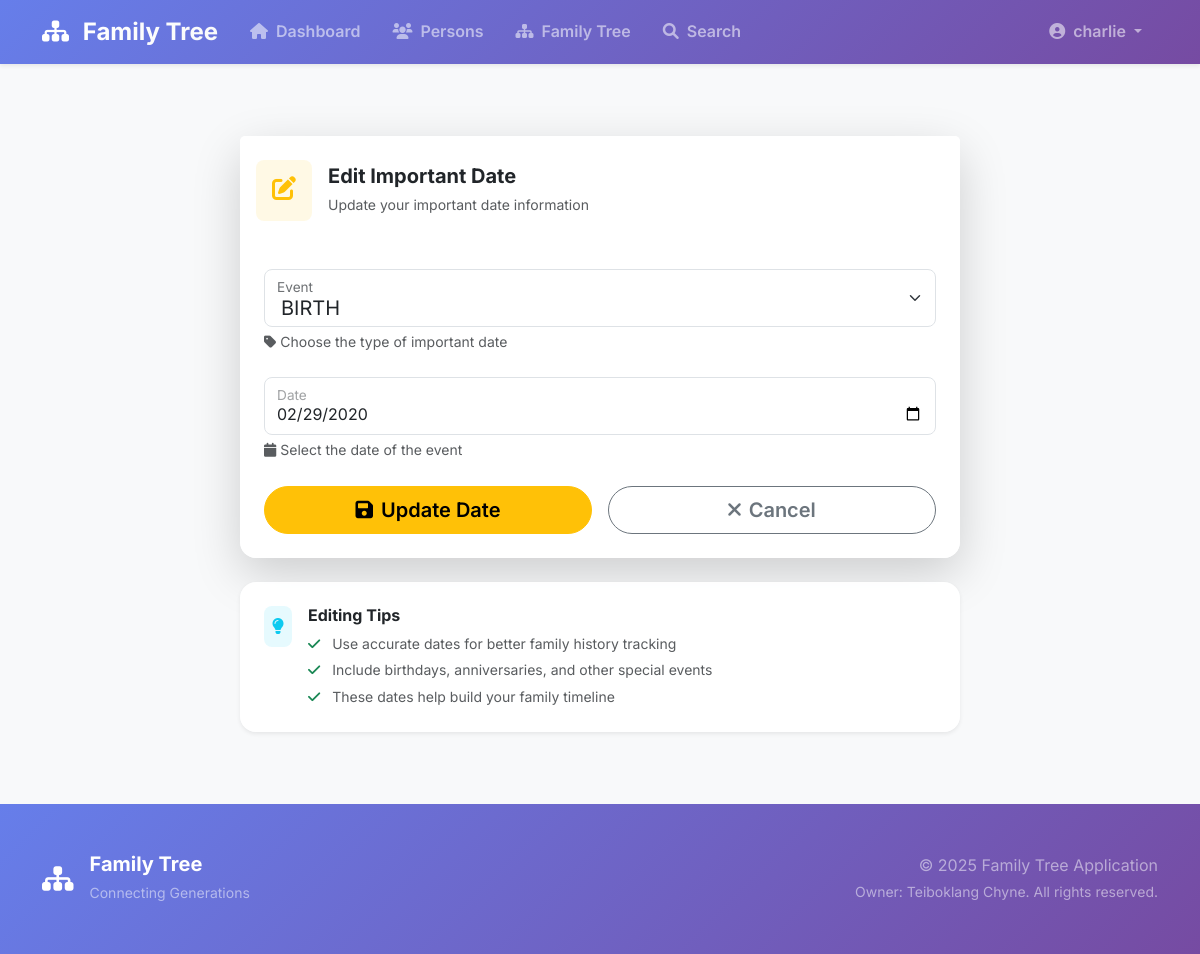
Screenshot of /edit_important_date/3 (signed in) with the database file from the repository.
### family_tree/models.py (models this page shows, shortened)
class User(db.Model, UserMixin):
    id = db.Column(db.Integer, primary_key=True)
    username = db.Column(db.String(100), unique=True, nullable=False)
    email = db.Column(db.String(120), unique=True, nullable=False)
    password_hash = db.Column(db.Text, nullable=False)
    is_admin = db.Column(db.Boolean, default=False)
    profile_picture = db.relationship(
        'Picture', backref='user', uselist=False, cascade='all, delete-orphan')
    person = db.relationship('Person', backref='user',
                             uselist=False, cascade='all, delete-orphan')
    addresses = db.relationship(
        'Address', backref='user', lazy=True, cascade='all, delete-orphan')
    important_dates = db.relationship(
        'ImportantDates', backref='user', lazy=True, cascade='all, delete-orphan')
    contact_details = db.relationship(
        'ContactDetails', backref='user', lazy=True, cascade='all, delete-orphan')
    relatives = db.relationship(
        'Relatives',
        foreign_keys='Relatives.user_id',
        backref='user',
        cascade='all, delete-orphan',
        lazy=True
    )
    relatives_of = db.relationship(
        'Relatives',
        foreign_keys='Relatives.relative_user_id',
        backref='relative_user',
        cascade='all, delete-orphan',
        lazy=True
    )

class ImportantDates(db.Model):
    id = db.Column(db.Integer, primary_key=True)
    user_id = db.Column(db.Integer, db.ForeignKey('user.id'), nullable=False)
    date_type = db.Column(db.Enum(ImportantDateTypeEnum),
                          nullable=False)  # e.g., Birth, Anniversary
    date = db.Column(db.Date, nullable=False)

### family_tree/routes/user.py (the view, shortened to what this page needs)
@bp.route('/edit_important_date/<int:date_id>', methods=['GET', 'POST'])
@login_required
def edit_important_date(date_id):
    app.logger.info(
        f"Rendering edit important date page for user {current_user.username}, date ID {date_id}.")
    important_date = cursor.query(db, ImportantDates, filter_by=True,
                                  id=date_id, user_id=current_user.id).first()
    if not important_date:
        app.logger.warning(
            f"Important date ID {date_id} not found for user {current_user.username}.")
        flash('Important date not found.', 'danger')
        return redirect(url_for('user.display_important_dates'))
    form = UpsertImportantDateForm()
    form.date_type.choices = [(e.name, e.value) for e in ImportantDateTypeEnum]
    if request.method == 'GET':
        form.date_type.data = important_date.date_type.name
        form.date.data = important_date.date
    return render_template(
        'user/edit_important_date.html',
        form=form,
        important_date=important_date
    )

### family_tree/forms.py
class UpsertImportantDateForm(FlaskForm):
    date_type = SelectField('Event', choices=[], validators=[DataRequired()])
    date = DateField('Date', validators=[DataRequired()])
    submit = SubmitField('Submit')

### family_tree/cursor.py (called while the page is built)
    def query(self, db, table, *args, filter_by=False, **kwargs):
        if filter_by:
            return db.session.query(table).filter_by(**kwargs)
        elif args and kwargs:
            return db.session.query(table).filter(*args).filter_by(**kwargs)
        elif args:
            return db.session.query(table).filter(*args)
        else:
            return db.session.query(table)

### family_tree/routes/user.py (called while the page is built)
@bp.before_request
def restrict_access_to_user():
    if not current_user.is_authenticated or current_user.is_admin:
        app.logger.warning("Unauthorized access attempt to user routes.")
        return redirect(url_for('common.login'))
    else:
        app.logger.info(f"User {current_user.username} accessed user routes.")

### family_tree/templates/user/edit_important_date.html (shortened to what this page needs)
{% extends 'base.html' %}
{% block content %}
<div class="container mt-5">
    <div class="row">
        <div class="col-lg-8 mx-auto">
            <div class="card border-0 shadow-lg rounded-4">
                <div class="card-header bg-white border-0 py-4">
                    <div class="d-flex align-items-center">
                        <div class="bg-warning bg-opacity-10 rounded-3 p-3 me-3">
                            <i class="fas fa-edit text-warning fs-4"></i>
                        </div>
                        <div>
                            <h5 class="card-title fw-bold mb-1">Edit Important Date</h5>
                            <small class="text-muted">Update your important date information</small>
                        </div>
                    </div>
                </div>
                <div class="card-body p-4">
                    <form method="POST" action="" novalidate>
                        <div class="row mb-4">
                            <div class="col-12">
                                <div class="form-floating">
                                    {{ form.date_type(class="form-select form-select-lg", id="date_type") }}
                                    {{ form.date_type.label(class="form-label", for="date_type") }}
                                    <div class="form-text">
                                        <i class="fas fa-tag me-1"></i>Choose the type of important date
                                    </div>
                                </div>
                            </div>
                        </div>
                        <div class="row mb-4">
                            <div class="col-12">
                                <div class="form-floating">
                                    {{ form.date(class="form-control form-control-lg", placeholder="YYYY-MM-DD", id="date", type="date") }}
                                    {{ form.date.label(class="form-label", for="date") }}
                                    <div class="form-text">
                                        <i class="fas fa-calendar me-1"></i>Select the date of the event
                                    </div>
                                </div>
                            </div>
                        </div>
                        <div class="row g-3">
                            <div class="col-md-6">
                                <button type="submit" class="btn btn-warning btn-lg w-100 rounded-pill fw-semibold">
                                    <i class="fas fa-save me-2"></i>Update Date
                                </button>
                            </div>
                            <div class="col-md-6">
                                <a href="{{ url_for('user.display_important_dates') }}" class="btn btn-outline-secondary btn-lg w-100 rounded-pill fw-semibold">
                                    <i class="fas fa-times me-2"></i>Cancel
                                </a>
                            </div>
                        </div>
                    </form>
                </div>
            </div>
            <div class="card border-0 shadow-sm mt-4 rounded-4">
                <div class="card-body p-4">
                    <div class="d-flex align-items-start">
                        <div class="bg-info bg-opacity-10 rounded-3 p-2 me-3">
                            <i class="fas fa-lightbulb text-info"></i>
                        </div>
                        <div>
                            <h6 class="fw-bold mb-2">Editing Tips</h6>
                            <ul class="list-unstyled mb-0 small text-muted">
                                <li class="mb-1">
                                    <i class="fas fa-check text-success me-2"></i>
                                    Use accurate dates for better family history tracking
                                </li>
                                <li class="mb-1">
                                    <i class="fas fa-check text-success me-2"></i>
                                    Include birthdays, anniversaries, and other special events
                                </li>
                                <li class="mb-0">
                                    <i class="fas fa-check text-success me-2"></i>
                                    These dates help build your family timeline
                                </li>
                            </ul>
                        </div>
                    </div>
                </div>
            </div>
        </div>
    </div>
</div>
{% endblock %}

### family_tree/templates/base.html (shortened to what this page needs)
<!DOCTYPE html>
<html lang="en">
<head>
    <link href="https://cdn.jsdelivr.net/npm/bootstrap@5.3.0/dist/css/bootstrap.min.css" rel="stylesheet">
    <link href="https://cdn.jsdelivr.net/npm/bootstrap-select@1.14.0-beta3/dist/css/bootstrap-select.min.css" rel="stylesheet">
    <link href="https://cdnjs.cloudflare.com/ajax/libs/font-awesome/6.0.0/css/all.min.css" rel="stylesheet">
    <link href="{{ url_for('static', filename='css/style.css') }}" rel="stylesheet">
</head>
<body class="bg-light">
    <nav class="navbar navbar-expand-lg navbar-dark bg-gradient-primary shadow-sm sticky-top">
        <div class="container">
            {% if current_user.is_authenticated %}
              {% if current_user.is_admin %}
                <a class="navbar-brand fw-bold fs-4" href="{{ url_for('admin.dashboard') }}">
                    <i class="fas fa-sitemap me-2 text-white"></i>
                    <span class="text-gradient-white">Family Tree</span>
                </a>
              {% else %}
                <a class="navbar-brand fw-bold fs-4" href="{{ url_for('user.dashboard') }}">
                    <i class="fas fa-sitemap me-2 text-white"></i>
                    <span class="text-gradient-white">Family Tree</span>
                </a>
              {% endif %}
            {% else %}
              <a class="navbar-brand fw-bold fs-4" href="{{ url_for('common.home') }}">
                <i class="fas fa-sitemap me-2 text-white"></i>
                <span class="text-gradient-white">Family Tree</span>
              </a>
            {% endif %}
            <div class="collapse navbar-collapse" id="navbarNav">
                <ul class="navbar-nav me-auto">
                    {% if current_user.is_authenticated%}
                      {% if current_user.is_admin %}
                        <li class="nav-item">
                            <a class="nav-link fw-semibold px-3 py-2 rounded-pill nav-link-hover" href="{{ url_for('admin.dashboard') }}">
                                <i class="fas fa-home me-2"></i>Dashboard
                            </a>
                        </li>
                      {% else %}
                        <li class="nav-item">
                            <a class="nav-link fw-semibold px-3 py-2 rounded-pill nav-link-hover" href="{{ url_for('user.dashboard') }}">
                                <i class="fas fa-home me-2"></i>Dashboard
                            </a>
                        </li>
                        <li class="nav-item">
                            <a class="nav-link fw-semibold px-3 py-2 rounded-pill nav-link-hover" href="#">
                                <i class="fas fa-users me-2"></i>Persons
                            </a>
                        </li>
                        <li class="nav-item">
                            <a class="nav-link fw-semibold px-3 py-2 rounded-pill nav-link-hover" href="#">
                                <i class="fas fa-sitemap me-2"></i>Family Tree
                            </a>
                        </li>
                        <li class="nav-item">
                            <a class="nav-link fw-semibold px-3 py-2 rounded-pill nav-link-hover" href="#">
                                <i class="fas fa-search me-2"></i>Search
                            </a>
                        </li>
                      {% endif %}
                    {% endif %}
                </ul>
                <ul class="navbar-nav">
                    {% if current_user.is_authenticated %}
                      {% if current_user.is_admin%}
                        <li class="nav-item dropdown">
                            <a class="nav-link dropdown-toggle fw-semibold px-3 py-2 rounded-pill nav-link-hover" href="#" id="navbarDropdown" role="button" data-bs-toggle="dropdown">
                                <i class="fas fa-user-circle me-2"></i>{{ current_user.username }}
                            </a>
                            <ul class="dropdown-menu dropdown-menu-end shadow-lg border-0 rounded-3">
                                <li class="px-3 py-2">
                                    <small class="text-muted fw-semibold">Admin Panel</small>
                                </li>
                                <li><hr class="dropdown-divider"></li>
                                <li><a class="dropdown-item py-2 fw-semibold" href="{{ url_for('common.logout') }}">
                                    <i class="fas fa-sign-out-alt me-2 text-danger"></i>Logout
                                </a></li>
                            </ul>
                        </li>
                      {% else %}
                        <li class="nav-item dropdown">
                            <a class="nav-link dropdown-toggle fw-semibold px-3 py-2 rounded-pill nav-link-hover" href="#" id="navbarDropdown" role="button" data-bs-toggle="dropdown">
                                <i class="fas fa-user-circle me-2"></i>{{ current_user.username }}
                            </a>
                        </li>
                      {% endif %}
                    {% else %}
                        <li class="nav-item">
                            <a class="nav-link fw-semibold px-3 py-2 rounded-pill nav-link-hover" href="{{ url_for('common.login') }}">
                                <i class="fas fa-sign-in-alt me-2"></i>Login
                            </a>
                        </li>
                    {% endif %}
                </ul>
            </div>
        </div>
    </nav>
    <main class="container-fluid px-0">
        <div class="container py-4">
            {% block content %}{% endblock %}
        </div>
    </main>
    <footer class="bg-gradient-primary text-white mt-5 py-5">
        <div class="container">
            <div class="row align-items-center">
                <div class="col-md-6">
                    <div class="d-flex align-items-center">
                        <i class="fas fa-sitemap me-3 fs-3"></i>
                        <div>
                            <h5 class="mb-1 fw-bold">Family Tree</h5>
                            <small class="text-white-50">Connecting Generations</small>
                        </div>
                    </div>
                </div>
                <div class="col-md-6 text-md-end">
                    <p class="mb-0 text-white-50">
                        &copy; 2025 Family Tree Application<br>
                        <small>Owner: Teiboklang Chyne. All rights reserved.</small>
                    </p>
                </div>
            </div>
        </div>
    </footer>
</body>
</html>

### family_tree/static/css/style.css (style rules this page uses)
.bg-gradient-primary { background: linear-gradient(135deg, #667eea 0%, #764ba2 100%); }
.card { backdrop-filter: blur(10px); background: rgba(255, 255, 255, 0.95); }
.shadow-lg { box-shadow: 0 1rem 3rem rgba(0, 0, 0, 0.175) !important; }
body { font-family: 'Inter', sans-serif; line-height: 1.6; }
.navbar-brand { transition: all 0.3s ease; }
.nav-link-hover { transition: all 0.3s ease; position: relative; }
.text-gradient-white { background: linear-gradient(135deg, #ffffff 0%, #f8f9fa 100%); -webkit-background-clip: text; -webkit-text-fill-color: transparent; background-clip: text; }
footer { background: linear-gradient(135deg, #667eea 0%, #764ba2 100%); }
.btn { font-weight: 500; transition: all 0.3s ease; }
.card { transition: all 0.3s ease; }
.card-body .btn { transition: all 0.3s ease; }
.form-floating > .form-control:focus ~ label, .form-floating > .form-control:not(:placeholder-shown) ~ label { opacity: 0.65; transform: scale(0.85) translateY(-0.5rem) translateX(0.15rem); }
.form-control-lg { padding: 1rem 0.75rem; font-size: 1rem; }
.btn-lg { font-weight: 500; }

### rows the page displays
User: username "charlie"
ImportantDates: date_type "BIRTH", date "02/29/2020"
